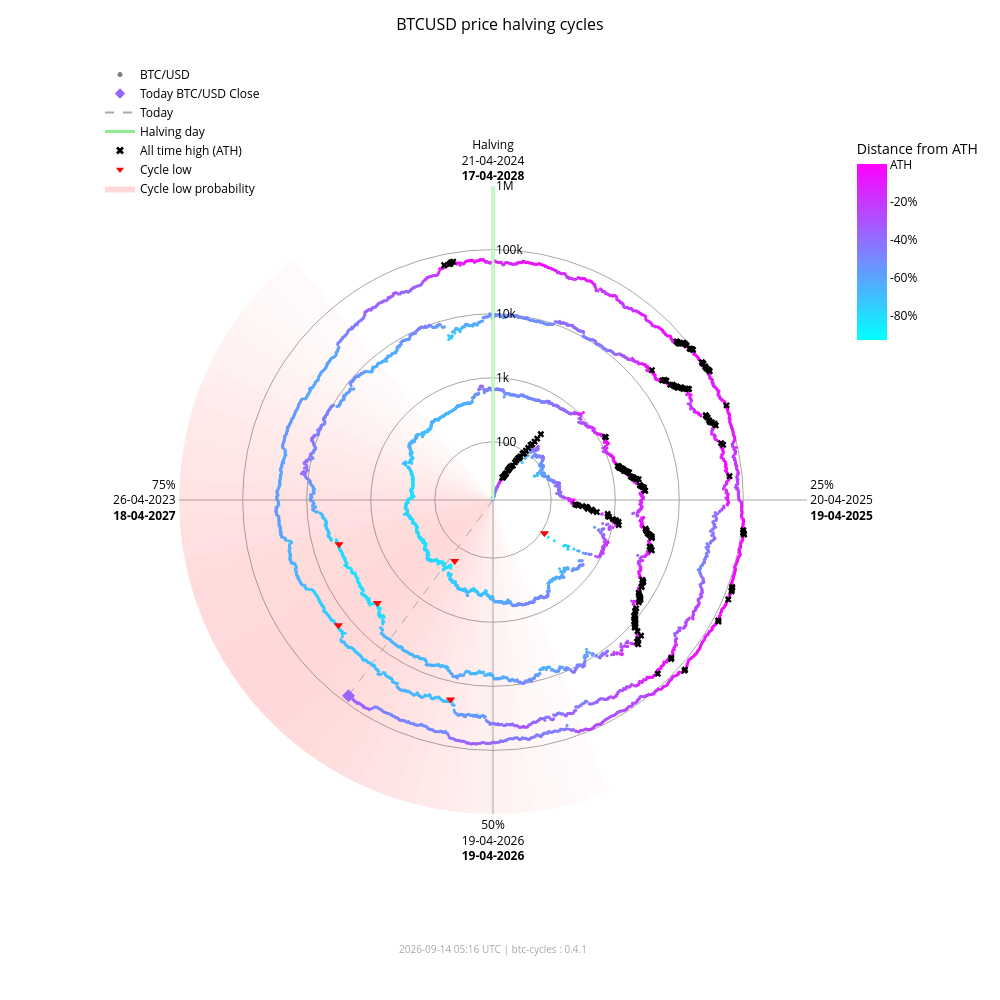

The notebook cell this image was saved under:
### Markdown cell above
### Interactive chart (plotly)

### Code cell
fig_interactive = btc.plot(
    kind="interactive",
    from_date="2012-11-28",
)
# plotly config for interactivity
config = {"scrollZoom": True, "displayModeBar": True}
# display in notebook
fig_interactive.show(config=config)

### Figure 1 — Plotly figure (JSON) as saved in the notebook; plotly's stock layout.template omitted (floating-point values rounded to 4 significant figures; data arrays with more than 128 entries replaced by an {"elided": "..."} marker saying what was removed)
{"data": [{"fill": "toself", "fillcolor": "rgba(255,0,0,0.017168280509461755)", "hoverinfo": "skip", "line": {"width": 0}, "mode": "lines", "r": [12.35, 1000000, 1000000, 12.35, 12.35], "showlegend": false, "theta": [158.4, 158.4, 162.0, 162.0, 158.4], "type": "scatterpolar"}, {"fill": "toself", "fillcolor": "rgba(255,0,0,0.022114794501891175)", "hoverinfo": "skip", "line": {"width": 0}, "mode": "lines", "r": [12.35, 1000000, 1000000, 12.35, 12.35], "showlegend": false, "theta": [162.0, 162.0, 165.6, 165.6, 162.0], "type": "scatterpolar"}, {"fill": "toself", "fillcolor": "rgba(255,0,0,0.02790404259511669)", "hoverinfo": "skip", "line": {"width": 0}, "mode": "lines", "r": [12.35, 1000000, 1000000, 12.35, 12.35], "showlegend": false, "theta": [165.6, 165.6, 169.2, 169.2, 165.6], "type": "scatterpolar"}, {"fill": "toself", "fillcolor": "rgba(255,0,0,0.034518294852420334)", "hoverinfo": "skip", "line": {"width": 0}, "mode": "lines", "r": [12.35, 1000000, 1000000, 12.35, 12.35], "showlegend": false, "theta": [169.2, 169.2, 172.8, 172.8, 169.2], "type": "scatterpolar"}, {"fill": "toself", "fillcolor": "rgba(255,0,0,0.041901979682821514)", "hoverinfo": "skip", "line": {"width": 0}, "mode": "lines", "r": [12.35, 1000000, 1000000, 12.35, 12.35], "showlegend": false, "theta": [172.8, 172.8, 176.4, 176.4, 172.8], "type": "scatterpolar"}, {"fill": "toself", "fillcolor": "rgba(255,0,0,0.04996405861294358)", "hoverinfo": "skip", "line": {"width": 0}, "mode": "lines", "r": [12.35, 1000000, 1000000, 12.35, 12.35], "showlegend": false, "theta": [176.4, 176.4, 180.0, 180.0, 176.4], "type": "scatterpolar"}, {"fill": "toself", "fillcolor": "rgba(255,0,0,0.05858349692240514)", "hoverinfo": "skip", "line": {"width": 0}, "mode": "lines", "r": [12.35, 1000000, 1000000, 12.35, 12.35], "showlegend": false, "theta": [180.0, 180.0, 183.6, 183.6, 180.0], "type": "scatterpolar"}, {"fill": "toself", "fillcolor": "rgba(255,0,0,0.06761662035375064)", "hoverinfo": "skip", "line": {"width": 0}, "mode": "lines", "r": [12.35, 1000000, 1000000, 12.35, 12.35], "showlegend": false, "theta": [183.6, 183.6, 187.2, 187.2, 183.6], "type": "scatterpolar"}, {"fill": "toself", "fillcolor": "rgba(255,0,0,0.07690481219944661)", "hoverinfo": "skip", "line": {"width": 0}, "mode": "lines", "r": [12.35, 1000000, 1000000, 12.35, 12.35], "showlegend": false, "theta": [187.2, 187.2, 190.8, 190.8, 187.2], "type": "scatterpolar"}, {"fill": "toself", "fillcolor": "rgba(255,0,0,0.08628112000611096)", "hoverinfo": "skip", "line": {"width": 0}, "mode": "lines", "r": [12.35, 1000000, 1000000, 12.35, 12.35], "showlegend": false, "theta": [190.8, 190.8, 194.4, 194.4, 190.8], "type": "scatterpolar"}, {"fill": "toself", "fillcolor": "rgba(255,0,0,0.09557490841018089)", "hoverinfo": "skip", "line": {"width": 0}, "mode": "lines", "r": [12.35, 1000000, 1000000, 12.35, 12.35], "showlegend": false, "theta": [194.4, 194.4, 198.0, 198.0, 194.4], "type": "scatterpolar"}, {"fill": "toself", "fillcolor": "rgba(255,0,0,0.10461455782963762)", "hoverinfo": "skip", "line": {"width": 0}, "mode": "lines", "r": [12.35, 1000000, 1000000, 12.35, 12.35], "showlegend": false, "theta": [198.0, 198.0, 201.6, 201.6, 198.0], "type": "scatterpolar"}, {"fill": "toself", "fillcolor": "rgba(255,0,0,0.11322908719652829)", "hoverinfo": "skip", "line": {"width": 0}, "mode": "lines", "r": [12.35, 1000000, 1000000, 12.35, 12.35], "showlegend": false, "theta": [201.6, 201.6, 205.2, 205.2, 201.6], "type": "scatterpolar"}, {"fill": "toself", "fillcolor": "rgba(255,0,0,0.12125015337052986)", "hoverinfo": "skip", "line": {"width": 0}, "mode": "lines", "r": [12.35, 1000000, 1000000, 12.35, 12.35], "showlegend": false, "theta": [205.2, 205.2, 208.8, 208.8, 205.2], "type": "scatterpolar"}, {"fill": "toself", "fillcolor": "rgba(255,0,0,0.12851590515331976)", "hoverinfo": "skip", "line": {"width": 0}, "mode": "lines", "r": [12.35, 1000000, 1000000, 12.35, 12.35], "showlegend": false, "theta": [208.8, 208.8, 212.4, 212.4, 208.8], "type": "scatterpolar"}, {"fill": "toself", "fillcolor": "rgba(255,0,0,0.13487757461161184)", "hoverinfo": "skip", "line": {"width": 0}, "mode": "lines", "r": [12.35, 1000000, 1000000, 12.35, 12.35], "showlegend": false, "theta": [212.4, 212.4, 216.0, 216.0, 212.4], "type": "scatterpolar"}, {"fill": "toself", "fillcolor": "rgba(255,0,0,0.14020862181849592)", "hoverinfo": "skip", "line": {"width": 0}, "mode": "lines", "r": [12.35, 1000000, 1000000, 12.35, 12.35], "showlegend": false, "theta": [216.0, 216.0, 219.6, 219.6, 216.0], "type": "scatterpolar"}, {"fill": "toself", "fillcolor": "rgba(255,0,0,0.14441504950654527)", "hoverinfo": "skip", "line": {"width": 0}, "mode": "lines", "r": [12.35, 1000000, 1000000, 12.35, 12.35], "showlegend": false, "theta": [219.6, 219.6, 223.2, 223.2, 219.6], "type": "scatterpolar"}, {"fill": "toself", "fillcolor": "rgba(255,0,0,0.14744459351271713)", "hoverinfo": "skip", "line": {"width": 0}, "mode": "lines", "r": [12.35, 1000000, 1000000, 12.35, 12.35], "showlegend": false, "theta": [223.2, 223.2, 226.8, 226.8, 223.2], "type": "scatterpolar"}, {"fill": "toself", "fillcolor": "rgba(255,0,0,0.14929223192296423)", "hoverinfo": "skip", "line": {"width": 0}, "mode": "lines", "r": [12.35, 1000000, 1000000, 12.35, 12.35], "showlegend": false, "theta": [226.8, 226.8, 230.4, 230.4, 226.8], "type": "scatterpolar"}, {"fill": "toself", "fillcolor": "rgba(255,0,0,0.15)", "hoverinfo": "skip", "line": {"width": 0}, "mode": "lines", "r": [12.35, 1000000, 1000000, 12.35, 12.35], "showlegend": false, "theta": [230.4, 230.4, 234.0, 234.0, 230.4], "type": "scatterpolar"}, {"fill": "toself", "fillcolor": "rgba(255,0,0,0.14965033825231114)", "hoverinfo": "skip", "line": {"width": 0}, "mode": "lines", "r": [12.35, 1000000, 1000000, 12.35, 12.35], "showlegend": false, "theta": [234.0, 234.0, 237.6, 237.6, 234.0], "type": "scatterpolar"}, {"fill": "toself", "fillcolor": "rgba(255,0,0,0.14835378057909807)", "hoverinfo": "skip", "line": {"width": 0}, "mode": "lines", "r": [12.35, 1000000, 1000000, 12.35, 12.35], "showlegend": false, "theta": [237.6, 237.6, 241.2, 241.2, 237.6], "type": "scatterpolar"}, {"fill": "toself", "fillcolor": "rgba(255,0,0,0.14623322283554635)", "hoverinfo": "skip", "line": {"width": 0}, "mode": "lines", "r": [12.35, 1000000, 1000000, 12.35, 12.35], "showlegend": false, "theta": [241.2, 241.2, 244.8, 244.8, 241.2], "type": "scatterpolar"}, {"fill": "toself", "fillcolor": "rgba(255,0,0,0.1434078538226231)", "hoverinfo": "skip", "line": {"width": 0}, "mode": "lines", "r": [12.35, 1000000, 1000000, 12.35, 12.35], "showlegend": false, "theta": [244.8, 244.8, 248.4, 248.4, 244.8], "type": "scatterpolar"}, {"fill": "toself", "fillcolor": "rgba(255,0,0,0.13997983179373427)", "hoverinfo": "skip", "line": {"width": 0}, "mode": "lines", "r": [12.35, 1000000, 1000000, 12.35, 12.35], "showlegend": false, "theta": [248.4, 248.4, 252.0, 252.0, 248.4], "type": "scatterpolar"}, {"fill": "toself", "fillcolor": "rgba(255,0,0,0.13602598258454268)", "hoverinfo": "skip", "line": {"width": 0}, "mode": "lines", "r": [12.35, 1000000, 1000000, 12.35, 12.35], "showlegend": false, "theta": [252.0, 252.0, 255.6, 255.6, 252.0], "type": "scatterpolar"}, {"fill": "toself", "fillcolor": "rgba(255,0,0,0.13159547355344953)", "hoverinfo": "skip", "line": {"width": 0}, "mode": "lines", "r": [12.35, 1000000, 1000000, 12.35, 12.35], "showlegend": false, "theta": [255.6, 255.6, 259.2, 259.2, 255.6], "type": "scatterpolar"}, {"fill": "toself", "fillcolor": "rgba(255,0,0,0.12671301775492697)", "hoverinfo": "skip", "line": {"width": 0}, "mode": "lines", "r": [12.35, 1000000, 1000000, 12.35, 12.35], "showlegend": false, "theta": [259.2, 259.2, 262.8, 262.8, 259.2], "type": "scatterpolar"}, {"fill": "toself", "fillcolor": "rgba(255,0,0,0.12138610149219965)", "hoverinfo": "skip", "line": {"width": 0}, "mode": "lines", "r": [12.35, 1000000, 1000000, 12.35, 12.35], "showlegend": false, "theta": [262.8, 262.8, 266.4, 266.4, 262.8], "type": "scatterpolar"}, {"fill": "toself", "fillcolor": "rgba(255,0,0,0.1156142551644921)", "hoverinfo": "skip", "line": {"width": 0}, "mode": "lines", "r": [12.35, 1000000, 1000000, 12.35, 12.35], "showlegend": false, "theta": [266.4, 266.4, 270.0, 270.0, 266.4], "type": "scatterpolar"}, {"fill": "toself", "fillcolor": "rgba(255,0,0,0.10939851441251548)", "hoverinfo": "skip", "line": {"width": 0}, "mode": "lines", "r": [12.35, 1000000, 1000000, 12.35, 12.35], "showlegend": false, "theta": [270.0, 270.0, 273.6, 273.6, 270.0], "type": "scatterpolar"}, {"fill": "toself", "fillcolor": "rgba(255,0,0,0.10274974912946185)", "hoverinfo": "skip", "line": {"width": 0}, "mode": "lines", "r": [12.35, 1000000, 1000000, 12.35, 12.35], "showlegend": false, "theta": [273.6, 273.6, 277.2, 277.2, 273.6], "type": "scatterpolar"}, {"fill": "toself", "fillcolor": "rgba(255,0,0,0.09569517349791425)", "hoverinfo": "skip", "line": {"width": 0}, "mode": "lines", "r": [12.35, 1000000, 1000000, 12.35, 12.35], "showlegend": false, "theta": [277.2, 277.2, 280.8, 280.8, 277.2], "type": "scatterpolar"}, {"fill": "toself", "fillcolor": "rgba(255,0,0,0.08828282625646727)", "hoverinfo": "skip", "line": {"width": 0}, "mode": "lines", "r": [12.35, 1000000, 1000000, 12.35, 12.35], "showlegend": false, "theta": [280.8, 280.8, 284.4, 284.4, 280.8], "type": "scatterpolar"}, {"fill": "toself", "fillcolor": "rgba(255,0,0,0.08058400018765345)", "hoverinfo": "skip", "line": {"width": 0}, "mode": "lines", "r": [12.35, 1000000, 1000000, 12.35, 12.35], "showlegend": false, "theta": [284.4, 284.4, 288.0, 288.0, 284.4], "type": "scatterpolar"}, {"fill": "toself", "fillcolor": "rgba(255,0,0,0.07269354608292704)", "hoverinfo": "skip", "line": {"width": 0}, "mode": "lines", "r": [12.35, 1000000, 1000000, 12.35, 12.35], "showlegend": false, "theta": [288.0, 288.0, 291.6, 291.6, 288.0], "type": "scatterpolar"}, {"fill": "toself", "fillcolor": "rgba(255,0,0,0.06472784449068783)", "hoverinfo": "skip", "line": {"width": 0}, "mode": "lines", "r": [12.35, 1000000, 1000000, 12.35, 12.35], "showlegend": false, "theta": [291.6, 291.6, 295.2, 295.2, 291.6], "type": "scatterpolar"}, {"fill": "toself", "fillcolor": "rgba(255,0,0,0.05682021976743955)", "hoverinfo": "skip", "line": {"width": 0}, "mode": "lines", "r": [12.35, 1000000, 1000000, 12.35, 12.35], "showlegend": false, "theta": [295.2, 295.2, 298.8, 298.8, 295.2], "type": "scatterpolar"}, {"fill": "toself", "fillcolor": "rgba(255,0,0,0.04911378436707333)", "hoverinfo": "skip", "line": {"width": 0}, "mode": "lines", "r": [12.35, 1000000, 1000000, 12.35, 12.35], "showlegend": false, "theta": [298.8, 298.8, 302.4, 302.4, 298.8], "type": "scatterpolar"}, {"fill": "toself", "fillcolor": "rgba(255,0,0,0.04175213714896469)", "hoverinfo": "skip", "line": {"width": 0}, "mode": "lines", "r": [12.35, 1000000, 1000000, 12.35, 12.35], "showlegend": false, "theta": [302.4, 302.4, 306.0, 306.0, 302.4], "type": "scatterpolar"}, {"fill": "toself", "fillcolor": "rgba(255,0,0,0.034868865657538876)", "hoverinfo": "skip", "line": {"width": 0}, "mode": "lines", "r": [12.35, 1000000, 1000000, 12.35, 12.35], "showlegend": false, "theta": [306.0, 306.0, 309.6, 309.6, 306.0], "type": "scatterpolar"}, {"fill": "toself", "fillcolor": "rgba(255,0,0,0.02857722515334582)", "hoverinfo": "skip", "line": {"width": 0}, "mode": "lines", "r": [12.35, 1000000, 1000000, 12.35, 12.35], "showlegend": false, "theta": [309.6, 309.6, 313.2, 313.2, 309.6], "type": "scatterpolar"}, {"fill": "toself", "fillcolor": "rgba(255,0,0,0.022961515313555197)", "hoverinfo": "skip", "line": {"width": 0}, "mode": "lines", "r": [12.35, 1000000, 1000000, 12.35, 12.35], "showlegend": false, "theta": [313.2, 313.2, 316.8, 316.8, 313.2], "type": "scatterpolar"}, {"fill": "toself", "fillcolor": "rgba(255,0,0,0.01807146942917362)", "hoverinfo": "skip", "line": {"width": 0}, "mode": "lines", "r": [12.35, 1000000, 1000000, 12.35, 12.35], "showlegend": false, "theta": [316.8, 316.8, 320.4, 320.4, 316.8], "type": "scatterpolar"}, {"hoverinfo": "text", "marker": {"color": {"elided": "5039 str values"}, "size": 3}, "mode": "markers", "r": {"elided": "5039 float values"}, "showlegend": false, "text": {"elided": "5039 str values"}, "theta": {"elided": "5039 float values"}, "type": "scatterpolar"}, {"hoverinfo": "skip", "line": {"color": "lightgreen", "width": 3}, "mode": "lines", "r": [12.35, 1000000], "showlegend": false, "theta": [0, 0], "type": "scatterpolar"}, {"hoverinfo": "skip", "line": {"color": "darkgrey", "dash": "dash", "width": 1}, "mode": "lines", "r": [12.35, 77590.0], "showlegend": false, "theta": [216.4, 216.4], "type": "scatterpolar"}, {"hoverinfo": "text", "marker": {"color": "#9867ff", "size": 10, "symbol": "diamond"}, "mode": "markers", "r": [77590.0], "showlegend": false, "text": ["Today<br>Date: 2026-09-14<br>Price: $77,592.72"], "theta": [216.4], "type": "scatterpolar"}, {"hoverinfo": "text", "marker": {"color": "black", "size": 6, "symbol": "x"}, "mode": "markers", "r": {"elided": "195 float values"}, "showlegend": false, "text": {"elided": "195 str values"}, "theta": {"elided": "195 float values"}, "type": "scatterpolar"}, {"hoverinfo": "text", "marker": {"color": "red", "size": 8, "symbol": "triangle-down"}, "mode": "markers", "r": [111.6, 164.9, 3233.0, 3925.0, 18950.0, 15760.0], "showlegend": false, "text": ["Cycle Low<br>Date: 2014-02-21<br>Price: $111.56<br>ATH distance: -91.0%", "Cycle Low<br>Date: 2015-01-14<br>Price: $164.92<br>ATH distance: -86.7%", "Cycle Low<br>Date: 2018-12-15<br>Price: $3,232.51<br>ATH distance: -83.3%", "Cycle Low<br>Date: 2019-03-25<br>Price: $3,924.55<br>ATH distance: -79.7%", "Cycle Low<br>Date: 2022-06-18<br>Price: $18,954.25<br>ATH distance: -71.9%", "Cycle Low<br>Date: 2022-11-21<br>Price: $15,760.19<br>ATH distance: -76.7%"], "theta": [122.8, 212.1, 228.3, 254.0, 192.0, 231.0], "type": "scatterpolar"}, {"marker": {"color": "grey", "size": 5}, "mode": "markers", "name": "BTC/USD", "r": [null], "theta": [null], "type": "scatterpolar"}, {"marker": {"color": "#9867ff", "size": 8, "symbol": "diamond"}, "mode": "markers", "name": "Today BTC/USD Close", "r": [null], "theta": [null], "type": "scatterpolar"}, {"line": {"color": "darkgrey", "dash": "dash"}, "mode": "lines", "name": "Today", "r": [null], "theta": [null], "type": "scatterpolar"}, {"line": {"color": "lightgreen", "width": 3}, "mode": "lines", "name": "Halving day", "r": [null], "theta": [null], "type": "scatterpolar"}, {"marker": {"color": "black", "size": 7, "symbol": "x"}, "mode": "markers", "name": "All time high (ATH)", "r": [null], "theta": [null], "type": "scatterpolar"}, {"marker": {"color": "red", "size": 7, "symbol": "triangle-down"}, "mode": "markers", "name": "Cycle low", "r": [null], "theta": [null], "type": "scatterpolar"}, {"fill": "toself", "fillcolor": "rgba(255,0,0,0.15)", "line": {"width": 0}, "mode": "lines", "name": "Cycle low probability", "r": [null], "theta": [null], "type": "scatterpolar"}, {"hoverinfo": "skip", "marker": {"cmax": 0, "cmin": -0.9307, "color": [0], "colorbar": {"len": 0.25, "ticktext": ["ATH", "-20%", "-40%", "-60%", "-80%", "-100%"], "tickvals": [0, -0.2, -0.4, -0.6, -0.8, -1.0], "title": {"text": "Distance from ATH"}, "x": 0.95, "y": 0.92, "yanchor": "top"}, "colorscale": {"elided": "256x2 mixed values"}, "showscale": true, "size": 0}, "mode": "markers", "r": [null], "showlegend": false, "theta": [null], "type": "scatterpolar"}], "layout": {"annotations": [{"font": {"color": "darkgrey", "size": 10}, "showarrow": false, "text": "2026-09-14 05:16 UTC | btc-cycles : 0.4.1", "x": 0.5, "xref": "paper", "y": -0.02, "yref": "paper"}], "font": {"color": "black"}, "height": 1000, "legend": {"bgcolor": "rgba(0,0,0,0)", "font": {"color": "black"}, "x": 0.0, "y": 1.0}, "margin": {"b": 60, "l": 100, "r": 80, "t": 60}, "paper_bgcolor": "white", "plot_bgcolor": "white", "polar": {"angularaxis": {"color": "black", "direction": "clockwise", "gridcolor": "darkgrey", "rotation": 90, "ticktext": ["Halving<br>21-04-2024<br><b>17-04-2028</b>", "25%<br>20-04-2025<br><b>19-04-2025</b>", "50%<br>19-04-2026<br><b>19-04-2026</b>", "75%<br>26-04-2023<br><b>18-04-2027</b>"], "tickvals": [0, 90, 180, 270]}, "bgcolor": "white", "domain": {"x": [0.1, 0.9], "y": [0.05, 0.95]}, "radialaxis": {"angle": 90, "color": "black", "gridcolor": "darkgrey", "range": [1.092, 6.0], "tickangle": 90, "ticktext": ["100", "1k", "10k", "100k", "1M"], "tickvals": [100, 1000, 10000, 100000, 1000000], "type": "log"}}, "title": {"font": {"color": "black", "size": 16}, "text": "BTCUSD price halving cycles", "x": 0.5}, "width": 1000}}
